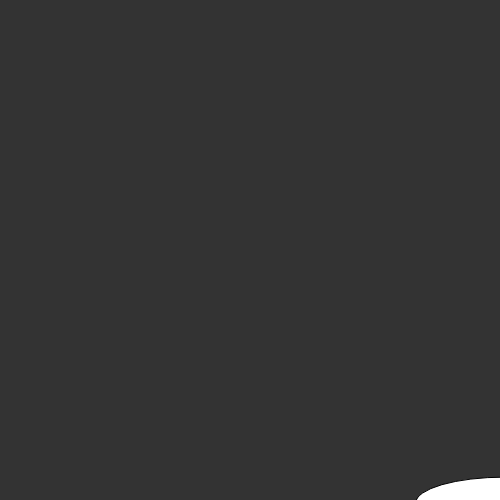
Frame 1 (no input)
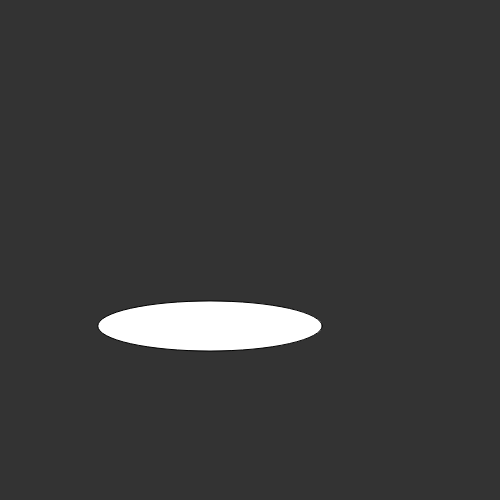
Frame 60 (no input)
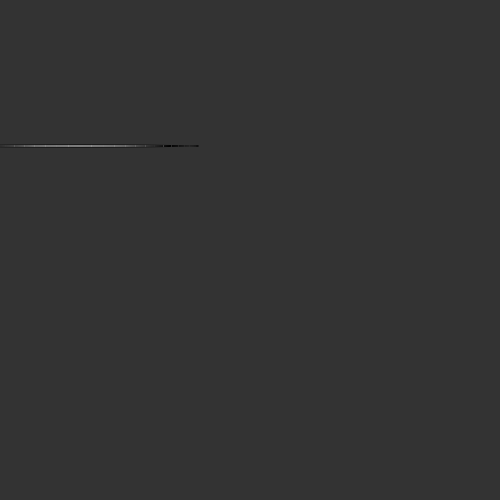
Frame 120 (the mouse pressed at the canvas centre since frame 60)

The p5.js sketch that drew these frames (run headless with seeded random() and noise() and a simulated clock; from frame 60 on, the mouse is pressed at the canvas centre):

// p5.js sketch
// ── sketch.js
// function setup() {
//     createCanvas(500,500);
//     background(51);
//     ellipse(250,250,100);
// }
// var xPos = 500;
// var yPos = 500;
// var x = 5;
// var y = 3;

// function draw() {
//     background(51);
//     if(xPos < 0 || xPos > 500) x = -x;
//     if(yPos < 0 || yPos > 500) y = -y;
//     xPos += x;
//     yPos += y;
//     ellipse(xPos, yPos, random(0,250), random(0,250));
//     fill(random(0,250), random(0,250), random(0,250));
    
// }



// var x = 0;
// var y = x;
// // Just called once and done
// function setup () {
//     createCanvas(windowWidth,windowHeight);
// }

// // Draw runs over and over again
// function draw() {
//     background('purple');
//     fill(255,2,3);
//     ellipse(x,y,200,200)
//     x = x + 10;
//     if (x > width) {
//         x = 0;
//         draw();
//     }
// }

function setup() {
    createCanvas(500,500);
    background(51);
    ellipse(250,250,100);
}

    var xPos = 500;
    var yPos = 500;
    var x = 5;
    var y = 3;

    function draw() {
        background(51);
        if(xPos < 0 || xPos > 500) x = -x;
        if(yPos < 0 || yPos > 500) y = -y;
        xPos += x;
        yPos += y;
        ellipse(xPos,yPos, random(0,250), random(0,250));
}

// ── drawLoop.html
<html>
    <head>
        <script src = https://cdnjs.cloudflare.com/ajax/libs/p5.js/0.5.11/p5.js>
        </script>
        <script src = https://cdnjs.cloudflare.com/ajax/libs/p5.js/0.5.11/addons/p5.dom.js>
        </script>
        <script src = "sketch.js">
        </script>
    </head>
    <body>
    </body>
</html>
